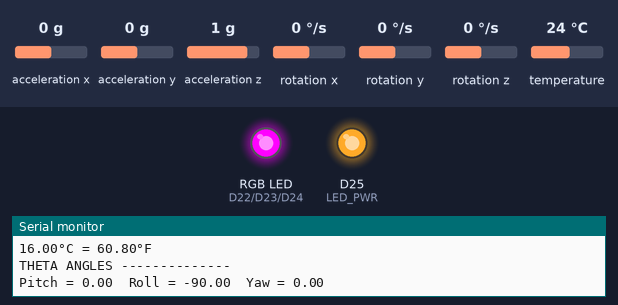
The sketch below on a simulated Arduino Nano 33 BLE. Parts: an RGB LED mixed from three pins (HIGH = lit), output pins drawn as LEDs (lit = HIGH), the last lines printed to the serial monitor. Dashed ring = blinking. The inputs (shaded band) are chosen by the test bench; at power-on: acceleration x 0 g, temperature 24 °C, acceleration z 1 g, acceleration y 0 g, rotation x 0 °/s, rotation y 0 °/s, rotation z 0 °/s. Nothing arrives over Bluetooth unless stated; a phone connects over Bluetooth LE 3 s after start.

Above: at 1.3 s.
1.4 s: acceleration x set to -1 g
2.9 s: acceleration x set to -1.3 g
At 4.0 s:
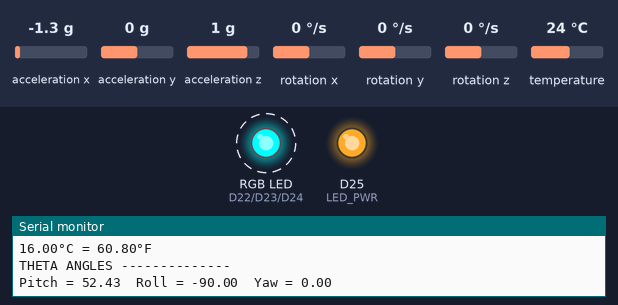
4.5 s: temperature set to 27.2 °C
6.0 s: temperature set to 28.8 °C
At 7.0 s:
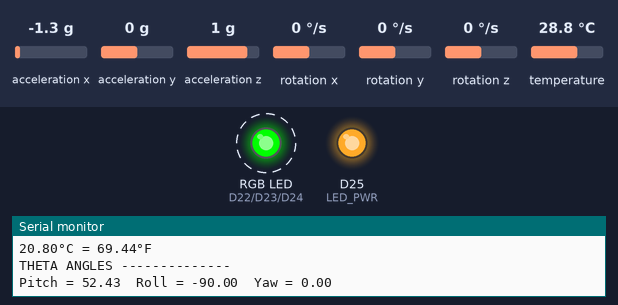
7.6 s: acceleration z set to 0.1 g
9.1 s: acceleration z set to -0.2 g
At 10.0 s:
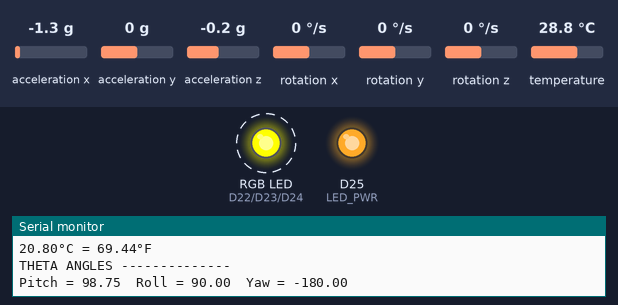
Timing chart, 0 to 11.6 s (numbered marks = the images above; inputs shaded):
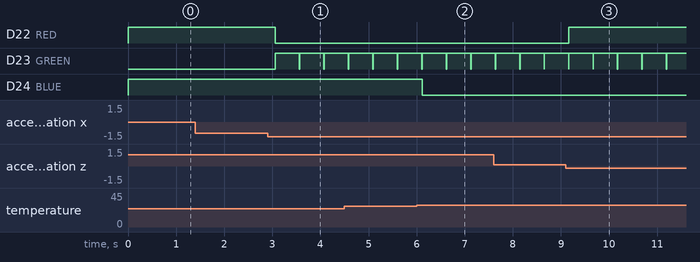

Measured:
- the behaviour switches between -1.1 and -1.2 g on acceleration x (found by bisection; images 0 and 1)
- the behaviour switches between 27.9 and 28 °C on temperature (found by bisection; images 1 and 2)
- the behaviour switches between 0 and -0.1 g on acceleration z (found by bisection; images 2 and 3)
- after the input at 2.9 s, D22 (RED): HIGH → LOW after 0.16 s; D23 (GREEN): alternates HIGH for 0.50 s and LOW for 0.01 s, starting after 0.16 s
- after the input at 6.0 s, D24 (BLUE): HIGH → LOW after 0.11 s
- after the input at 9.1 s, D22 (RED): LOW → HIGH after 0.07 s

The sketch:

blue_hydro.ino
```cpp
#include <Arduino_LSM9DS1.h>
#include <Arduino_HTS221.h>
#include <ArduinoBLE.h>

#define RED 22     //pin mode for red led
#define BLUE 24     //pin mode for blue led
#define GREEN 23    //pin mode for green led
#define LED_PWR 25

#define GYRO_SENS 245.0
#define M_PI 3.14159265359
#define TEMP_OFFSET -8

BLEService hydrometerService("FCFC"); // Bluetooth service object to enable reading of the board's information

// Hydrometer characteristics - temperautre, pitch, roll and yaw
BLEUnsignedCharCharacteristic tempChar("2A15", BLERead | BLENotify);
BLEUnsignedCharCharacteristic pitchChar("3B26", BLERead | BLENotify);
BLEUnsignedCharCharacteristic rollChar("4C37", BLERead | BLENotify);
BLEUnsignedCharCharacteristic yawChar("5D48", BLERead | BLENotify);

void printTempReadings(float tempC, float tempF);
void printAccelReadings(float x, float y, float z);
void printGyroReadings(float x, float y, float z);
void calculateTilt(float gyro[3], float acc[3]);
void checkLEDOutput(float tempF, float pitch, float yaw);

unsigned long time_old, time_delta;
float pitch = 0, roll = 0, yaw = 0;
float pitch_acc = 0, roll_acc = 0, yaw_acc = 0;

void setup() {
  Serial.begin(9600);
  //while(!Serial);
  //Serial.println("Started");

  if(!IMU.begin()) {
    Serial.println("Failed to initialize IMU Sensors!");
    while(1);
  }

  if(!HTS.begin()) {
    Serial.println("Failed to initialize humidity temperature sensor!");
    while(1);
  }

  if (!BLE.begin()) {
    Serial.println("starting BLE failed!");
    while (1);
  }

  //Local name and service of hydrometer
  //Shows up during connection
  BLE.setLocalName("Bluetooth Hyrometer!");

  //add the hydrometer service
  BLE.setAdvertisedService(hydrometerService);
  // add characteristcs to the service
  hydrometerService.addCharacteristic(tempChar);
  hydrometerService.addCharacteristic(pitchChar);
  hydrometerService.addCharacteristic(rollChar);
  hydrometerService.addCharacteristic(yawChar);

  BLE.addService(hydrometerService); // Add the Bluetooth service

  // set the initial value for the characeristic:
  tempChar.writeValue(0);
  pitchChar.writeValue(0);
  rollChar.writeValue(0);
  yawChar.writeValue(0);

  // start advertising
  BLE.advertise();

  Serial.println("Bluetooth device active\n");

  // Turning off all LEDS except POWER
  pinMode(RED, OUTPUT);
  pinMode(BLUE, OUTPUT);
  pinMode(GREEN, OUTPUT);
  pinMode(LED_PWR, OUTPUT);

  digitalWrite(RED, HIGH);
  digitalWrite(GREEN, HIGH);
  digitalWrite(BLUE, HIGH);
  digitalWrite(LED_PWR, HIGH);

  time_old = millis();
}

// theta = angular velocity * change in time
// use complementary filter for the low-pass filter for accel data
// integrate filtered accel data with gyro data to get more accurate tilt result
// DO WE EVEN NEED THE FILTER?????

/* Calculates the tilt angle of 3 axes
 *
 * Parameters:
 *    gyro[3] = x, y, z values of gyroscope
 *    acc[3] = x, y, z values of accelerometer
 */
void calculateTilt(float gyro[3], float acc[3]) {
  // Calculating tilt angle by arc-tangent and accelerometer data
  pitch_acc = -atan2f(acc[0], acc[2]) * 180 / M_PI;
  roll_acc = -atan2f(acc[2], acc[1]) * 180 / M_PI; // Not used, but still noted
  yaw_acc = -atan2f(acc[1], acc[2]) * 180 / M_PI;

  pitchChar.writeValue(pitch_acc);
  rollChar.writeValue(roll_acc);
  yawChar.writeValue(yaw_acc);

  Serial.println("THETA ANGLES --------------");
  Serial.print("Pitch = ");
  Serial.print(pitch_acc);
  Serial.print("\tRoll = ");
  Serial.print(roll_acc); // Has no calibration to it
  Serial.print("\tYaw = ");
  Serial.println(yaw_acc);

  /* Calculating angle from angular velocity formula
  pitch += (gyro[1]) * time_delta;
  roll += gyro[2] * time_delta;
  yaw += (gyro[0]) * time_delta;
  */

  /* For Complementary Filter use
  pitch = (pitch * 0.98) + (pitch_acc * 0.02);
  roll = (roll * 0.98) + (roll_acc * 0.02);
  yaw = (yaw * 0.98) + (yaw_acc * 0.02);
  */

  /*
  Serial.println("WITH FILTERING --------------");
  Serial.print("Pitch = ");
  Serial.print(pitch);
  Serial.print("\tRoll = ");
  Serial.print(roll);
  Serial.print("\tYaw = ");
  Serial.println(yaw);
  */
}

void loop() {

  // creates object for central(Android app)
    BLEDevice central = BLE.central();

    if(!central)
    {
      Serial.println("Not connected");
    }

    digitalWrite(GREEN, LOW);

    float acc_x, acc_y, acc_z, acc[3];
    float gyro_x, gyro_y, gyro_z, gyro[3];
    float tempC, tempF;

    time_delta = (millis() - time_old) / 1000.0; // change in time from last iteration (seconds)

    // Fetch and print temperature values
    tempC = HTS.readTemperature() + TEMP_OFFSET;
    tempF = tempC * 1.8 + 32;
    printTempReadings(tempC, tempF);
    tempChar.writeValue(tempC);

    // Fetch and print accelerometer values
    if (IMU.accelerationAvailable()) {
      IMU.readAcceleration(acc_x, acc_y, acc_z);
      acc[0] = acc_x;
      acc[1] = acc_y;
      acc[2] = acc_z;
      //printAccelReadings(acc_x, acc_y, acc_z);
    }

    // Fetch and print gyroscope values
    if (IMU.gyroscopeAvailable()) {
      IMU.readGyroscope(gyro_x, gyro_y, gyro_z);
      gyro[0] = gyro_x;
      gyro[1] = gyro_y;
      gyro[2] = gyro_z;
    //printGyroReadings(gyro_x, gyro_y, gyro_z);
    }

    // Calculate the tilt
    calculateTilt(gyro, acc);

    // Makes the current time the new time for the next iteration
    time_old += time_delta;

    checkLEDOutput(tempF, pitch, yaw);

    Serial.println();
    delay(500);

}

/* Flashes RGB LED to show the status of the brew (for beer)
 *    Red = neither temp or tilt is ready
 *    Blue = temp is okay
 *    Green = tilt is okay
 *
 * Parameters:
 *    tempF = temperature in Fahrenheit
 *    pitch = front and back tilt
 *    yaw = side to side tilt (most inaccurate)
 */
void checkLEDOutput(float tempF, float pitch, float yaw) {
  // Checks if temp is in the acceptable range
  if(tempF >= 68.0 && tempF <= 72.0) {
    digitalWrite(BLUE, LOW);
    digitalWrite(GREEN, HIGH);
  }
  else {
    digitalWrite(BLUE, HIGH);
  }

  // Checks if pitch and yaw angles are in the acceptable ranges
  // 90 degrees pitch -> pointing up
  // 0 degrees yaw -> pointing up
  if(pitch_acc >= 50.0 && pitch_acc <= 140.0 && yaw_acc >= -55.0 && yaw_acc <= 55.0) {
    digitalWrite(RED, LOW);
    digitalWrite(GREEN, HIGH);
  }
  else {
    digitalWrite(RED, HIGH);
  }

  // Turn red LED back on if neither conditions are satisfied
  if(digitalRead(BLUE) == HIGH && digitalRead(RED) == HIGH) {
    digitalWrite(GREEN, LOW);
  }
}

// Prints temperature in C and F, read accelerometer values, and read gyroscope values
void printTempReadings(float tempC, float tempF) {
  Serial.println("TEMPERATURE ------------------------");
  Serial.print(tempC);
  Serial.print("°C = ");
  Serial.print(tempF);
  Serial.print("°F");
  Serial.println('\n');
}
void printAccelReadings(float x, float y, float z) {
  Serial.println("ACCELEROMETER ----------------------");
  Serial.print("x = ");
  Serial.print(x);
  Serial.print(",\ty = ");
  Serial.print(y);
  Serial.print(",\tz = ");
  Serial.print(z);
  Serial.println('\n');
}
void printGyroReadings(float x, float y, float z) {
  Serial.println("GYROSCOPE --------------------------");
  Serial.print("x = ");
  Serial.print(x);
  Serial.print(",\ty = ");
  Serial.print(y);
  Serial.print(",\tz = ");
  Serial.print(z);
  Serial.println('\n');
}
```
